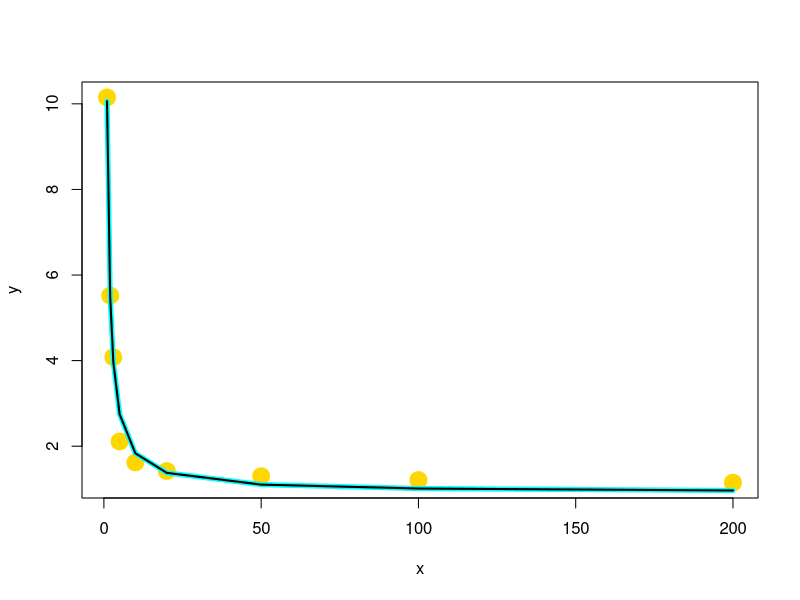

Source code (R):
x<-c(1, 2, 3, 5, 10, 20, 50, 100, 200)
y<-c(10.15, 5.52, 4.08, 2.11, 1.62,
     1.42, 1.3, 1.21, 1.15)
# Non linear dependence
plot(x,y,col = 'gold', lwd = 10)

#lm <-> linear modal
# I - special operator
lm(y~I(1/x))->y.lm1
y.lm1
# y = a + bx
# a - intercept 
# b - slope
summary(y.lm1)
anova(y.lm1)
summary(lm(y~x)) # Multiple R SQ far from 1
shapiro.test(resid(y.lm1))
# qqnorm(resid(y.lm1))
lines(x, fitted(y.lm1), col = 'cyan', lwd = 5) # x_i, y_i
lines(x, y.lm1$fitted.values, lwd = 2) # same
predict(y.lm1, list(x=c(1.5, 4, 30)))